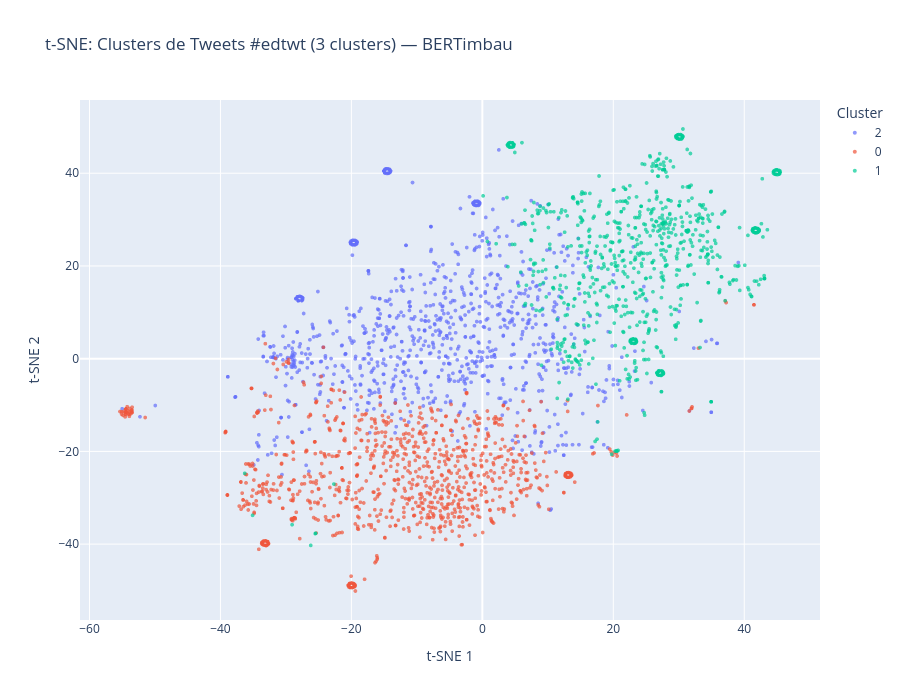

Write notebook code for a chart like this one.
### Code cell
perplexity = min(30, len(documentos) // 5)
tsne = TSNE(n_components=2, random_state=seed, perplexity=perplexity, max_iter=1000)
vetores_tsne = tsne.fit_transform(vetores_centralizados)

plot_df_tsne = pd.DataFrame({
    't-SNE 1': vetores_tsne[:, 0],
    't-SNE 2': vetores_tsne[:, 1],
    'Cluster': df_cluster['Cluster'].astype(str),
    'Tweet': [t.replace('\n', ' ')[:60] + ('...' if len(t) > 60 else '') for t in documentos]
})

fig_tsne = px.scatter(
    plot_df_tsne, x='t-SNE 1', y='t-SNE 2', color='Cluster',
    title=f't-SNE: Clusters de Tweets #edtwt ({num_clusters} clusters) — BERTimbau',
    hover_data={'t-SNE 1': ':.2f', 't-SNE 2': ':.2f', 'Cluster': True, 'Tweet': True},
    width=900, height=700
)
fig_tsne.update_traces(marker=dict(size=4, opacity=0.7))
fig_tsne.show()

### Figure 1 — Plotly figure (JSON) as saved in the notebook; plotly's stock layout.template omitted (floating-point values rounded to 4 significant figures; data arrays with more than 128 entries replaced by an {"elided": "..."} marker saying what was removed)
{"data": [{"customdata": {"elided": "990x2 str values"}, "hovertemplate": "Cluster=%{customdata[0]}<br>t-SNE 1=%{x:.2f}<br>t-SNE 2=%{y:.2f}<br>Tweet=%{customdata[1]}<extra></extra>", "legendgroup": "2", "marker": {"color": "#636efa", "opacity": 0.7, "size": 4, "symbol": "circle"}, "mode": "markers", "name": "2", "showlegend": true, "type": "scattergl", "x": {"elided": "990 float values"}, "xaxis": "x", "y": {"elided": "990 float values"}, "yaxis": "y"}, {"customdata": {"elided": "984x2 str values"}, "hovertemplate": "Cluster=%{customdata[0]}<br>t-SNE 1=%{x:.2f}<br>t-SNE 2=%{y:.2f}<br>Tweet=%{customdata[1]}<extra></extra>", "legendgroup": "0", "marker": {"color": "#EF553B", "opacity": 0.7, "size": 4, "symbol": "circle"}, "mode": "markers", "name": "0", "showlegend": true, "type": "scattergl", "x": {"elided": "984 float values"}, "xaxis": "x", "y": {"elided": "984 float values"}, "yaxis": "y"}, {"customdata": {"elided": "841x2 str values"}, "hovertemplate": "Cluster=%{customdata[0]}<br>t-SNE 1=%{x:.2f}<br>t-SNE 2=%{y:.2f}<br>Tweet=%{customdata[1]}<extra></extra>", "legendgroup": "1", "marker": {"color": "#00cc96", "opacity": 0.7, "size": 4, "symbol": "circle"}, "mode": "markers", "name": "1", "showlegend": true, "type": "scattergl", "x": {"elided": "841 float values"}, "xaxis": "x", "y": {"elided": "841 float values"}, "yaxis": "y"}], "layout": {"height": 700, "legend": {"title": {"text": "Cluster"}, "tracegroupgap": 0}, "title": {"text": "t-SNE: Clusters de Tweets #edtwt (3 clusters) — BERTimbau"}, "width": 900, "xaxis": {"anchor": "y", "domain": [0, 1], "title": {"text": "t-SNE 1"}}, "yaxis": {"anchor": "x", "domain": [0, 1], "title": {"text": "t-SNE 2"}}}}
